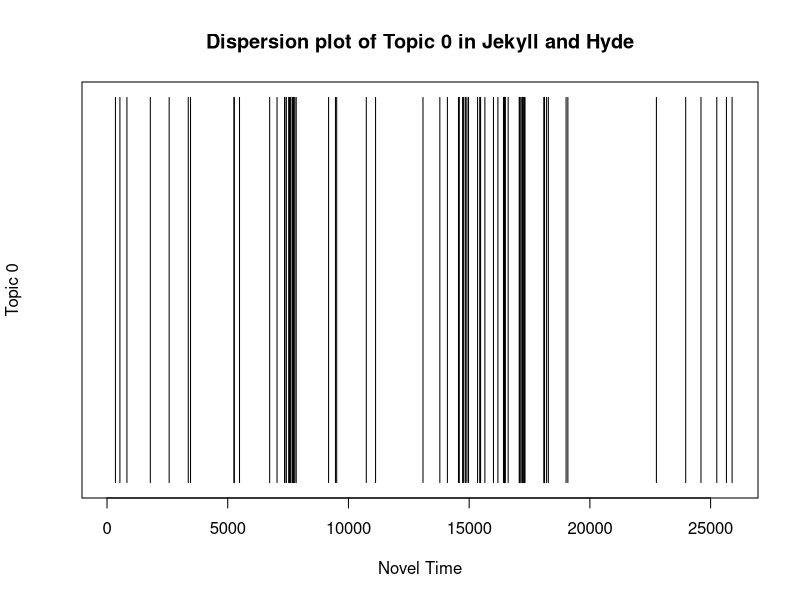
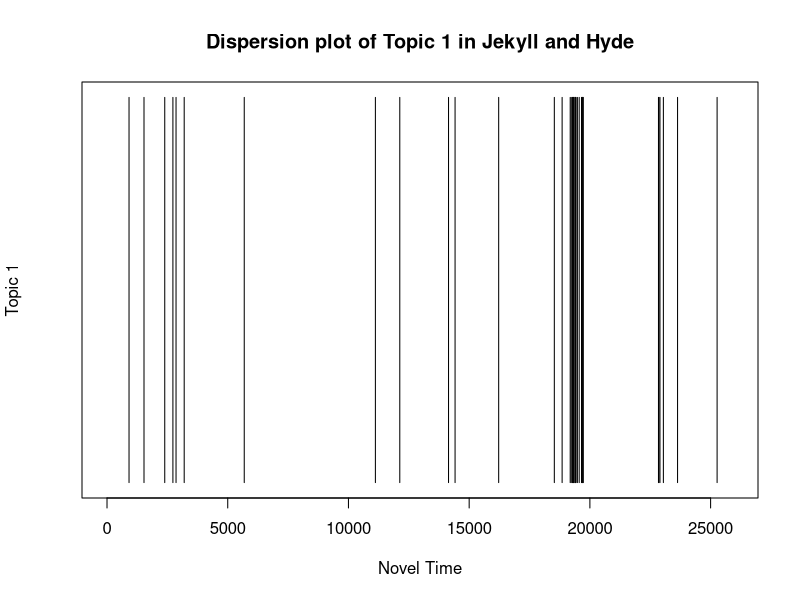
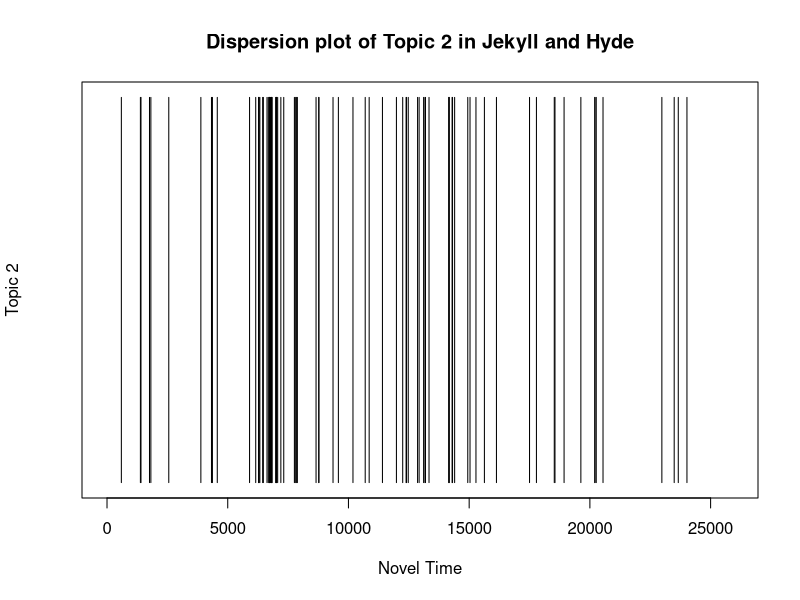
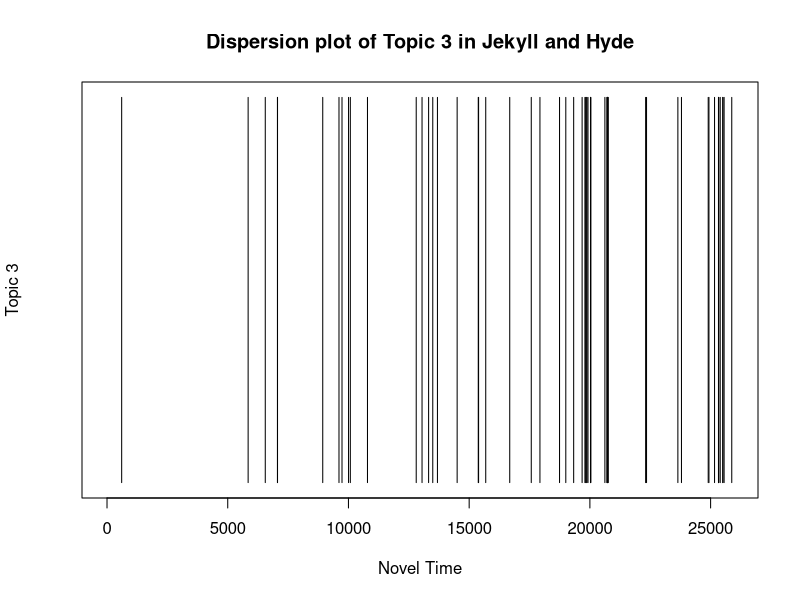
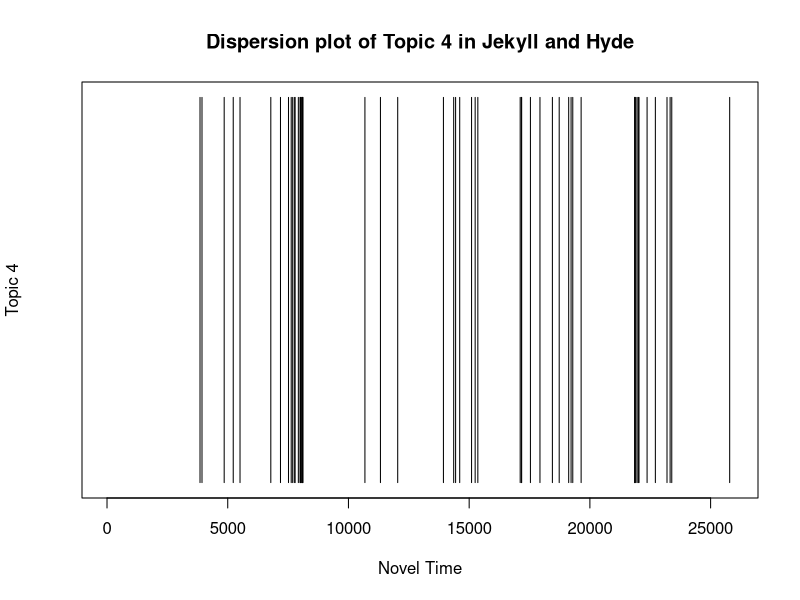

Reproduce these figures in R, in order. (Note: this script raises an error after producing the figures.)
##Prepare the Document for Analysis##
setwd ("~/Documents/GitHub/Jekyll-and-Hyde/")
text.v <- scan("edwardh.txt", what="character", sep="\n")
start.v <-which(text.v == "STORY OF THE DOOR")
end.v <-2135L
start.metadata.v <-text.v[1:start.v-1]
end.metadata.v <- text.v[(end.v+1):length(text.v)]
metadata.v <- c(start.metadata.v, end.metadata.v)
novel.lines.v <- text.v[start.v:end.v]
novel.v <- paste(novel.lines.v, collapse=" ")
novel.lower.v <- tolower(novel.v)
hyde.words.1 <-strsplit(novel.lower.v, "\\W")
hyde.words.v <- unlist(hyde.words.1)
not.blanks.v <- which(hyde.words.v!="")
hyde.words.v <- hyde.words.v[not.blanks.v]
hyde.freqs.t <-table(hyde.words.v)
n.time.v <-seq(1:length(hyde.words.v))

##Create Plot for Topic 0##
contents.v <-which(hyde.words.v == "contents")
many.v <-which(hyde.words.v == "many")
several.v <-which(hyde.words.v == "several")
book.v <-which(hyde.words.v == "book")
woman.v <-which(hyde.words.v == "woman")
drawer.v <-which(hyde.words.v == "drawer")
lay.v <-which(hyde.words.v == "lay")
powders.v <-which(hyde.words.v == "powders")
phial.v <-which(hyde.words.v == "phial")
axe.v <-which(hyde.words.v == "axe")
topic.zero.v <-c(contents.v, many.v, several.v, book.v, woman.v, drawer.v, lay.v, powders.v, phial.v, axe.v)
zero.count.v <-rep(NA,length(n.time.v))
zero.count.v[topic.zero.v] <- 1
plot(zero.count.v, main="Dispersion plot of Topic 0 in Jekyll and Hyde", xlab="Novel Time", ylab="Topic 0", type="h", ylim=c(0,1), yaxt='n')

##Create Plot for Topic 1##
moral.v <-which(hyde.words.v == "moral")
scientific.v <-which(hyde.words.v == "scientific")
truly.v <-which(hyde.words.v == "truly")
consciousness.v <-which(hyde.words.v == "consiousness")
direction.v <-which(hyde.words.v == "direction")
sides.v <-which(hyde.words.v == "sides")
deeply.v <-which(hyde.words.v == "deeply")
walk.v <-which(hyde.words.v == "walk")
reasons.v <-which(hyde.words.v == "reasons")
struggle.v <-which(hyde.words.v == "struggle")
topic.one.v <-c(moral.v, scientific.v, truly.v, consciousness.v, direction.v, sides.v, deeply.v, walk.v, reasons.v, struggle.v)
one.count.v <-rep(NA,length(n.time.v))
one.count.v[topic.one.v] <- 1
plot(one.count.v, main="Dispersion plot of Topic 1 in Jekyll and Hyde", xlab="Novel Time", ylab="Topic 1", type="h", ylim=c(0,1), yaxt='n')

##Create Plot for Topic 2##
maid.v <-which(hyde.words.v == "maid")
purpose.v <-which(hyde.words.v == "purpose")
stick.v <-which(hyde.words.v == "stick")
broken.v <-which(hyde.words.v == "broken")
murderer.v <-which(hyde.words.v == "murderer")
victim.v <-which(hyde.words.v == "victim")
envelope.v <-which(hyde.words.v == "envelope")
address.v <-which(hyde.words.v == "address")
far.v <-which(hyde.words.v == "far")
get.v <-which(hyde.words.v == "get")
topic.two.v <-c(maid.v, purpose.v, stick.v, broken.v, murderer.v, victim.v, envelope.v, address.v, far.v, get.v)
two.count.v <-rep(NA,length(n.time.v))
two.count.v[topic.two.v] <- 1
plot(two.count.v, main="Dispersion plot of Topic 2 in Jekyll and Hyde", xlab="Novel Time", ylab="Topic 2", type="h", ylim=c(0,1), yaxt='n')

##Create Plot for Topic 3##
certain.v <-which(hyde.words.v == "certain")
discovery.v <-which(hyde.words.v == "discovery")
experiment.v <-which(hyde.words.v == "experiment")
drug.v <-which(hyde.words.v == "drug")
instead.v <-which(hyde.words.v == "instead")
death.v <-which(hyde.words.v == "death")
loathed.v <-which(hyde.words.v == "loathed")
agonies.v <-which(hyde.words.v == "agonies")
birth.v <-which(hyde.words.v == "birth")
particularly.v <-which(hyde.words.v == "particularly")
topic.three.v <-c(certain.v, discovery.v, experiment.v, drug.v, instead.v, death.v, loathed.v, agonies.v, birth.v, particularly.v)
three.count.v <-rep(NA,length(n.time.v))
three.count.v[topic.three.v] <- 1
plot(three.count.v, main="Dispersion plot of Topic 3 in Jekyll and Hyde", xlab="Novel Time", ylab="Topic 3", type="h", ylim=c(0,1), yaxt='n')

##Create Plot for Topic 4##
sense.v <-which(hyde.words.v == "sense")
lying.v <-which(hyde.words.v == "lying")
icy.v <-which(hyde.words.v == "icy")
chemist.v <-which(hyde.words.v == "chemist")
stairs.v <-which(hyde.words.v == "stairs")
anatomical.v <-which(hyde.words.v == "anatomical")
chemical.v <-which(hyde.words.v == "chemical")
rooms.v <-which(hyde.words.v == "rooms")
half.v <-which(hyde.words.v == "half")
light.v <-which(hyde.words.v == "light")
topic.four.v <-c(sense.v, lying.v, icy.v, chemist.v, stairs.v, anatomical.v, chemical.v, rooms.v, half.v, light.v)
four.count.v <-rep(NA,length(n.time.v))
four.count.v[topic.four.v] <- 1
plot(four.count.v, main="Dispersion plot of Topic 4 in Jekyll and Hyde", xlab="Novel Time", ylab="Topic 4", type="h", ylim=c(0,1), yaxt='n')

##Create Plot for Topic 5##
divided.v <-which(hyde.words.v == "divided")
slumber.v <-which(hyde.words.v == "slumber")
shape.v <-which(hyde.words.v == "shape")
within.v <-which(hyde.words.v == "within")
hope.v <-which(hyde.words.v == "hope")
new.v <-which(hyde.words.v == "new")
something.v <-which(hyde.words.v == "something")
gallows.v <-which(hyde.words.v == "gallows")
caged.v <-which(hyde.words.v == "caged")
deposed.v <-which(hyde.words.v == "deposed")
topic.five.v <-c(two.v, even.v, life.v, die.v, evil.v, pleasures.v, months.v, made.v, side.v, moral.v)
five.count.v <-rep(NA,length(n.time.v))
five.count.v[topic.five.v] <- 1
plot(five.count.v, main="Dispersion plot of Topic 5 in Jekyll and Hyde", xlab="Novel Time", ylab="Topic 5", type="h", ylim=c(0,1), yaxt='n')

##Create Plot for Topic 6##
know.v <-which(hyde.words.v == "know")
impatience.v <-which(hyde.words.v == "impatience")
lips.v <-which(hyde.words.v == "lips")
trifle.v <-which(hyde.words.v == "trifle")
pedant.v <-which(hyde.words.v == "pedant")
driver.v <-which(hyde.words.v == "driver")
decide.v <-which(hyde.words.v == "decide")
completely.v <-which(hyde.words.v == "completely")
conscience.v <-which(hyde.words.v == "conscience")
tempted.v <-which(hyde.words.v == "tempted")
topic.six.v <-c(know.v, impatience.v, lips.v, trifle.v, pedant.v, driver.v, decide.v, completely.v, conscience.v, tempted.v)
six.count.v <-rep(NA,length(n.time.v))
six.count.v[topic.six.v] <- 1
plot(six.count.v, main="Dispersion plot of Topic 6 in Jekyll and Hyde", xlab="Novel Time", ylab="Topic 6", type="h", ylim=c(0,1), yaxt='n')

##Create Plot for Topic 7##
foot.v <-which(hyde.words.v == "foot")
effort.v <-which(hyde.words.v == "effort")
streets.v <-which(hyde.words.v == "streets")
steps.v <-which(hyde.words.v == "steps")
escaped.v <-which(hyde.words.v == "escaped")
ecstasy.v <-which(hyde.words.v == "ecstasy")
thence.v <-which(hyde.words.v == "thence")
efficacy.v <-which(hyde.words.v == "efficacy")
begun.v <-which(hyde.words.v == "begun")
blow.v <-which(hyde.words.v == "blow")
topic.seven.v <-c(foot.v, effort.v, streets.v, steps.v, escaped.v, ecstasy.v, thence.v, efficacy.v, begun.v, blow.v)
seven.count.v <-rep(NA,length(n.time.v))
seven.count.v[topic.seven.v] <- 1
plot(seven.count.v, main="Dispersion plot of Topic 7 in Jekyll and Hyde", xlab="Novel Time", ylab="Topic 7", type="h", ylim=c(0,1), yaxt='n')

##Create Plot for Topic 8##
letter.v <-which(hyde.words.v == "letter")
colleague.v <-which(hyde.words.v == "colleague")
understood.v <-which(hyde.words.v == "understood")
midnight.v <-which(hyde.words.v == "midnight")
judge.v <-which(hyde.words.v == "judge")
importance.v <-which(hyde.words.v == "importance")
reason.v <-which(hyde.words.v == "reason")
rose.v <-which(hyde.words.v == "rose")
appear.v <-which(hyde.words.v == "appear")
covered.v <-which(hyde.words.v == "covered")
topic.eight.v <-c(letter.v, colleague.v, understood.v, midnight.v, judge.v, importance.v, reason.v, rose.v, appear.v, covered.v)
eight.count.v <-rep(NA,length(n.time.v))
eight.count.v[topic.eight.v] <- 1
plot(eight.count.v, main="Dispersion plot of Topic 8 in Jekyll and Hyde", xlab="Novel Time", ylab="Topic 8", type="h", ylim=c(0,1), yaxt='n')

##Create Plot for Topic 9##
utterson.v <-which(hyde.words.v == "utterson")
said.v <-which(hyde.words.v == "said")
lawyer.v <-which(hyde.words.v == "lawyer")
poole.v <-which(hyde.words.v == "poole")
sir.v <-which(hyde.words.v == "sir")
see.v <-which(hyde.words.v == "see")
well.v <-which(hyde.words.v == "well")
never.v <-which(hyde.words.v == "never")
know.v <-which(hyde.words.v == "know")
door.v <-which(hyde.words.v == "door")
topic.nine.v <-c(utterson.v, said.v, lawyer.v, poole.v, sir.v, see.v, well.v, never.v, know.v, door.v)
nine.count.v <-rep(NA,length(n.time.v))
nine.count.v[topic.nine.v] <- 1
plot(nine.count.v, main="Dispersion plot of Topic 9 in Jekyll and Hyde", xlab="Novel Time", ylab="Topic 9", type="h", ylim=c(0,1), yaxt='n')

##Create Plot for Topic 10##
pleasures.v <-which(hyde.words.v == "pleasures")
hence.v <-which(hyde.words.v == "hence")
wholly.v <-which(hyde.words.v == "wholly")
guilty.v <-which(hyde.words.v == "guilty")
position.v <-which(hyde.words.v == "position")
liberty.v <-which(hyde.words.v == "liberty")
degree.v <-which(hyde.words.v == "degree")
complete.v <-which(hyde.words.v == "complete")
considered.v <-which(hyde.words.v == "considered")
undignified.v <-which(hyde.words.v == "undignified")
topic.ten.v <-c(pleasures.v, hence.v, wholly.v, guilty.v, position.v, liberty.v, degree.v, complete.v, considered.v)
ten.count.v <-rep(NA,length(n.time.v))
ten.count.v[topic.ten.v] <- 1
plot(ten.count.v, main="Dispersion plot of Topic 10 in Jekyll and Hyde", xlab="Novel Time", ylab="Topic 10", type="h", ylim=c(0,1), yaxt='n')

##Create Plot for Topic 11##
street.v <-which(hyde.words.v == "street")
entry.v <-which(hyde.words.v == "entry")
lifted.v <-which(hyde.words.v == "lifted")
shop.v <-which(hyde.words.v == "shop")
business.v <-which(hyde.words.v == "business")
sunday.v <-which(hyde.words.v == "sunday")
huddled.v <-which(hyde.words.v == "huddled")
impression.v <-which(hyde.words.v == "impression")
pale.v <-which(hyde.words.v == "pale")
quaint.v <-which(hyde.words.v == "quaint")
topic.eleven.v <-c(street.v, entry.v, lifted.v, shop.v, business.v, sunday.v, huddled.v, impression.v, pale.v, quaint.v)
eleven.count.v <-rep(NA,length(n.time.v))
eleven.count.v[topic.eleven.v] <- 1
plot(eleven.count.v, main="Dispersion plot of Topic 11 in Jekyll and Hyde", xlab="Novel Time", ylab="Topic 11", type="h", ylim=c(0,1), yaxt='n')

##Create Plot for Topic 12##
hands.v <-which(hyde.words.v == "hands")
fled.v <-which(hyde.words.v == "fled")
narrative.v <-which(hyde.words.v == "narrative")
destroyed.v <-which(hyde.words.v == "destroyed")
seal.v <-which(hyde.words.v == "seal")
disappearance.v <-which(hyde.words.v == "disappearance")
case.v <-which(hyde.words.v == "case")
doom.v <-which(hyde.words.v == "doom")
short.v <-which(hyde.words.v == "short")
followed.v <-which(hyde.words.v == "followed")
topic.twelve.v <-c(hands.v, fled.v, narrative.v, destoryed.v, seal.v, disappearance.v, case.v, doom.v, short.v, followed.v)
twelve.count.v <-rep(NA,length(n.time.v))
twelve.count.v[topic.twelve.v] <- 1
plot(twelve.count.v, main="Dispersion plot of Topic 12 in Jekyll and Hyde", xlab="Novel Time", ylab="Topic 12", type="h", ylim=c(0,1), yaxt='n')

##Create Plot for Topic 13##
confined.v <-which(hyde.words.v == "confined")
incident.v <-which(hyde.words.v == "incident")
sense.v <-which(hyde.words.v == "sense")
professional.v <-which(hyde.words.v == "professional")
stared.v <-which(hyde.words.v == "stared")
scaffold.v <-which(hyde.words.v == "scaffold")
tragic.v <-which(hyde.words.v == "tragic")
conceal.v <-which(hyde.words.v == "conceal")
size.v <-which(hyde.words.v == "size")
sought.v <-which(hyde.words.v == "sought")
topic.thirteen.v <-c(confined.v, incident.v, sense.v, professional.v, stared.v, scaffold.v, tragic.v, conceal.v, size.v, sought.v)
thirteen.count.v <-rep(NA,length(n.time.v))
thirteen.count.v[topic.thirteen.v] <- 1
plot(thirteen.count.v, main="Dispersion plot of Topic 13 in Jekyll and Hyde", xlab="Novel Time", ylab="Topic 13", type="h", ylim=c(0,1), yaxt='n')

##Create Plot for Topic 14##
late.v <-which(hyde.words.v == "late")
vain.v <-which(hyde.words.v == "vain")
double.v <-which(hyde.words.v == "double")
drug.v <-which(hyde.words.v == "drug")
throw.v <-which(hyde.words.v == "throw")
cast.v <-which(hyde.words.v == "cast")
slowly.v <-which(hyde.words.v == "slowly")
adventures.v <-which(hyde.words.v == "adventure")
occasion.v <-which(hyde.words.v == "occasion")
shared.v <-which(hyde.words.v == "shared")
topic.fourteen.v <-c(late.v, vain.v, double.v, drug.v, throw.v, cast.v, slowly.v, adventures.v, occasion.v, shared.v)
fourteen.count.v <-rep(NA,length(n.time.v))
fourteen.count.v[topic.fourteen.v] <- 1
plot(fourteen.count.v, main="Dispersion plot of Topic 14 in Jekyll and Hyde", xlab="Novel Time", ylab="Topic 14", type="h", ylim=c(0,1), yaxt='n')

##Create Plot for Topic 15##
cheque <-which(hyde.words.v == "cheque")
gentleman.v <-which(hyde.words.v == "gentleman")
presently.v <-which(hyde.words.v == "presently")
pounds.v <-which(hyde.words.v == "pounds")
family.v <-which(hyde.words.v == "family")
childs.v <-which(hyde.words.v == "child's")
black.v <-which(hyde.words.v == "black")
bank.v <-which(hyde.words.v == "bank")
place.v <-which(hyde.words.v == "place")
stone.v <-which(hyde.words.v == "stone")
topic.fifteen.v <-c(cheque.v, gentleman.v, presently.v, pounds.v, family.v, childs.v, black.v, bank.v, place.v, stone.v)
fifteen.count.v <-rep(NA,length(n.time.v))
fifteen.count.v[topic.fifteen.v] <- 1
plot(fifteen.count.v, main="Dispersion plot of Topic 15 in Jekyll and Hyde", xlab="Novel Time", ylab="Topic 15", type="h", ylim=c(0,1), yaxt='n')

##Create Plot for Topic 16##
guest.v <-which(hyde.words.v == "guest")
clerk.v <-which(hyde.words.v == "clerk")
set.v <-which(hyde.words.v == "set")
secrets.v <-which(hyde.words.v == "secrets")
past.v <-which(hyde.words.v == "past")
document.v <-which(hyde.words.v == "document")
thought.v <-which(hyde.words.v == "thought")
quite.v <-which(hyde.words.v == "quite")
kept.v <-which(hyde.words.v == "kept")
resemblance.v <-which(hyde.words.v == "resemblance")
topic.sixteen.v <-c(guest.v, clerk.v, set.v, secrets.v, past.v, document.v, thought.v, quite.v, kept.v, resemblance.v)
sixteen.count.v <-rep(NA,length(n.time.v))
sixteen.count.v[topic.sixteen.v] <- 1
plot(sixteen.count.v, main="Dispersion plot of Topic 16 in Jekyll and Hyde", xlab="Novel Time", ylab="Topic 16", type="h", ylim=c(0,1), yaxt='n')

##Create Plot for Topic 17##
hyde.v <-which(hyde.words.v == "hyde")
jekyll.v <-which(hyde.words.v == "jekyll")
upon.v <-which(hyde.words.v == "upon")
man.v <-which(hyde.words.v == "man")
one.v <-which(hyde.words.v == "one")
could.v <-which(hyde.words.v == "could")
would.v <-which(hyde.words.v == "would")
even.v <-which(hyde.words.v == "even")
life.v <-which(hyde.words.v == "life")
house.v <-which(hyde.words.v == "house")
topic.seventeen.v <-c(hyde.v, jekyll.v, upon.v, man.v, one.v, could.v, would.v, even.v, life.v, house.v)
seventeen.count.v <-rep(NA,length(n.time.v))
seventeen.count.v[topic.seventeen.v] <- 1
plot(seventeen.count.v, main="Dispersion plot of Topic 17 in Jekyll and Hyde", xlab="Novel Time", ylab="Topic 17", type="h", ylim=c(0,1), yaxt='n')

##Create Plot for Topic 18##
week.v <-which(hyde.words.v == "week")
influence.v <-which(hyde.words.v == "influence")
suffer.v <-which(hyde.words.v == "suffer")
changed.v <-which(hyde.words.v == "changed")
dark.v <-which(hyde.words.v == "dark")
chief.v <-which(hyde.words.v == "chief")
friendship.v <-which(hyde.words.v == "friendship")
drank.v <-which(hyde.words.v == "drank")
masters.v <-which(hyde.words.v == "master's")
leaping.v <-which(hyde.words.v == "leaping")
topic.eighteen.v <-c(week.v, influence.v, suffer.v, changed.v, dark.v, chief.v, friendship.v, drank.v, masters.v, leaping.v)
eighteen.count.v <-rep(NA,length(n.time.v))
eighteen.count.v[topic.eighteen.v] <- 1
plot(eighteen.count.v, main="Dispersion plot of Topic 18 in Jekyll and Hyde", xlab="Novel Time", ylab="Topic 18", type="h", ylim=c(0,1), yaxt='n')

##Create Plot for Topic 19##
wind.v <-which(hyde.words.v == "wind")
would.v <-which(hyde.words.v == "would")
fog.v <-which(hyde.words.v == "fog")
foul.v <-which(hyde.words.v == "foul")
swiftly.v <-which(hyde.words.v == "swiftly")
city.v <-which(hyde.words.v == "city")
darkness.v <-which(hyde.words.v == "darkness")
figure.v <-which(hyde.words.v == "figure")
lamps.v <-which(hyde.words.v == "lamps")
along.v <-which(hyde.words.v == "along")
topic.nineteen.v <-c(wind.v, would.v, fog.v, foul.v, swiftly.v, city.v, darkness.v, figure.v, lamps.v, along.v)
nineteen.count.v <-rep(NA,length(n.time.v))
nineteen.count.v[topic.nineteen.v] <- 1
plot(nineteen.count.v, main="Dispersion plot of Topic 19 in Jekyll and Hyde", xlab="Novel Time", ylab="Topic 19", type="h", ylim=c(0,1), yaxt='n')